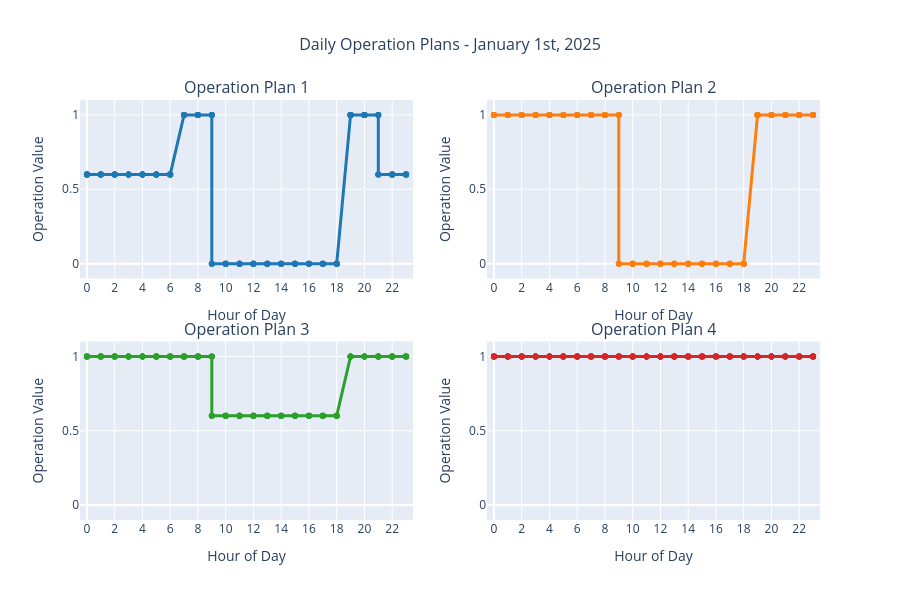
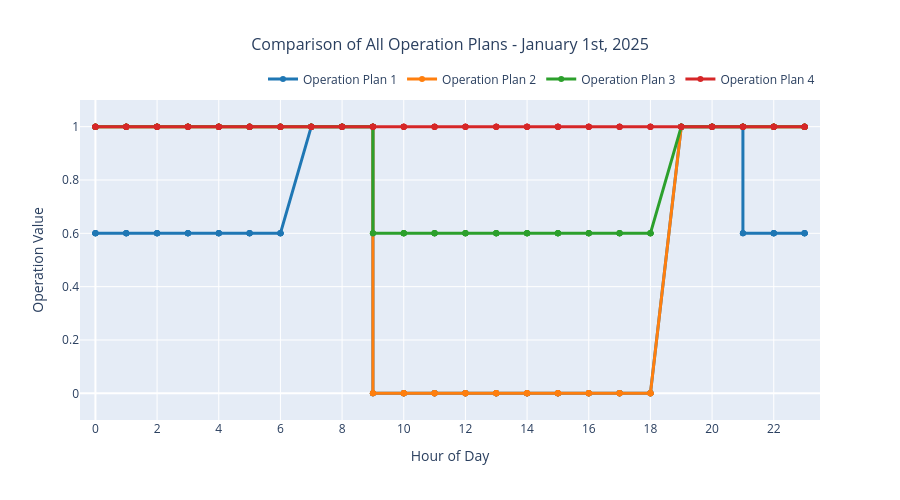
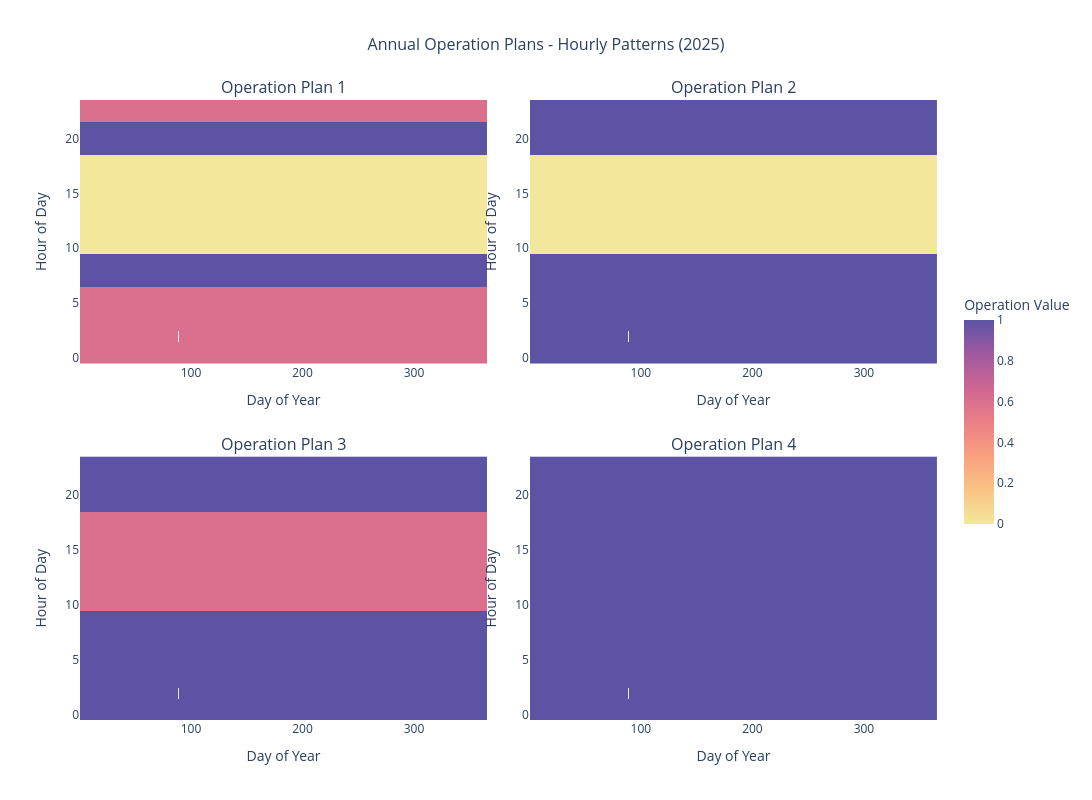
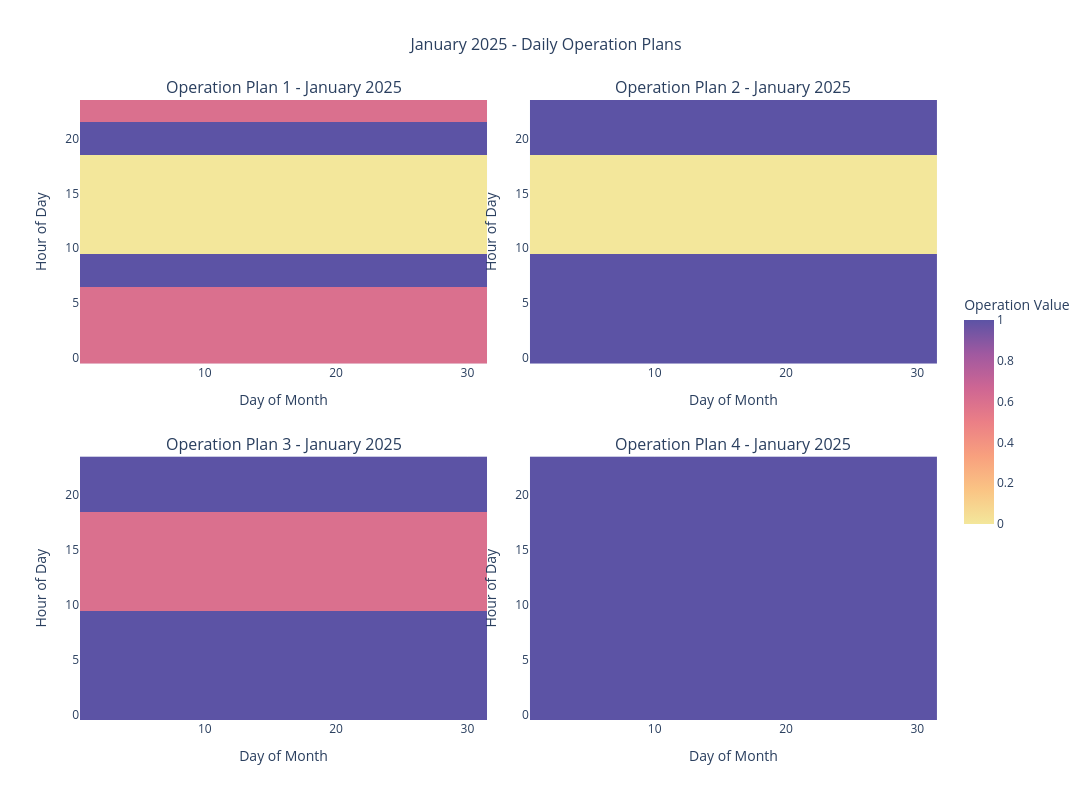

Source (notebook cell) for these figures, in order:
### Code cell
# Let's examine the operation patterns for the first few days
import plotly.graph_objects as go
import plotly.express as px
from plotly.subplots import make_subplots


annual_table = generate_annual_operation_table(op_plans, year=year, freq=freq, timezone=timezone, extra_cols=True)

# Show sample data for the first day
first_day = annual_table[annual_table['date'] == annual_table['date'].iloc[0]]
# print("Operation values for January 1st, 2025:")
# print(first_day[['operation_plan_1', 'operation_plan_2', 'operation_plan_3', 'operation_plan_4']])

# Create subplots for the operation plans
fig = make_subplots(
    rows=2, cols=2,
    subplot_titles=[f'Operation Plan {i+1}' for i in range(4)],
    vertical_spacing=0.15,
    horizontal_spacing=0.1
)

# Colors for each plan
colors = ['#1f77b4', '#ff7f0e', '#2ca02c', '#d62728']
height=600
width=900

# Add traces for each operation plan
for i in range(4):
    row = (i // 2) + 1
    col = (i % 2) + 1
    col_name = f'operation_plan_{i+1}'
    
    fig.add_trace(
        go.Scatter(
            x=first_day.index.hour,
            y=first_day[col_name],
            mode='lines+markers',
            name=f'Plan {i+1}',
            line=dict(color=colors[i], width=3),
            marker=dict(size=6),
            showlegend=False
        ),
        row=row, col=col
    )

# Update layout
fig.update_layout(
    title={
        'text': 'Daily Operation Plans - January 1st, 2025',
        'x': 0.5,
        'font': {'size': 16}
    },
    height=height,
    width=width
)

# Update x and y axes for all subplots
fig.update_xaxes(
    title_text="Hour of Day",
    tickmode='linear',
    tick0=0,
    dtick=2,
    range=[-0.5, 23.5]
)
fig.update_yaxes(
    title_text="Operation Value",
    range=[-0.1, 1.1]
)

fig.show()
fig.write_image(output_path / "daily_operation_plans_andasol.png", width=width, height=height)

# Create an overview plot comparing all operation plans
fig_overview = go.Figure()

operation_cols = [col for col in annual_table.columns if col.startswith('operation_plan')]

for i, col in enumerate(operation_cols):
    fig_overview.add_trace(
        go.Scatter(
            x=first_day.index.hour,
            y=first_day[col],
            mode='lines+markers',
            name=f'Operation Plan {i+1}',
            line=dict(color=colors[i], width=3),
            marker=dict(size=6)
        )
    )

height=500
width=900

fig_overview.update_layout(
    title={
        'text': 'Comparison of All Operation Plans - January 1st, 2025',
        'x': 0.5,
        'font': {'size': 16}
    },
    xaxis_title="Hour of Day",
    yaxis_title="Operation Value",
    xaxis=dict(
        tickmode='linear',
        tick0=0,
        dtick=2,
        range=[-0.5, 23.5]
    ),
    yaxis=dict(range=[-0.1, 1.1]),
    height=height,
    width=width,
    legend=dict(
        orientation="h",
        yanchor="bottom",
        y=1.02,
        xanchor="right",
        x=1
    )
)

fig_overview.show()
fig_overview.write_image(output_path / "overview_operation_plans_andasol.png", width=width, height=height)

# Summary statistics
# print("\nSummary statistics for operation plans:")
# print(annual_table[operation_cols].describe())

# Create continuous heatmaps showing operation patterns for the whole year

# Use continuous colorscale 'agsunset' for better visual appeal
# Add '_r' at the end to reverse the colorscale
colorscale = 'sunset'

# Create subplots for all operation plans
fig_heatmaps = make_subplots(
    rows=2, cols=2,
    subplot_titles=[f'Operation Plan {i+1}' for i in range(4)],
    vertical_spacing=0.15,
    horizontal_spacing=0.05,
    specs=[[{"type": "heatmap"}, {"type": "heatmap"}],
           [{"type": "heatmap"}, {"type": "heatmap"}]]
)

# Sample data for better visualization (every 7 days to show weekly patterns)
sample_data = annual_table[::7*24]  # Sample every week (7 days * 24 hours)

for plan_idx in range(4):
    row = (plan_idx // 2) + 1
    col = (plan_idx % 2) + 1
    col_name = f'operation_plan_{plan_idx+1}'
    
    # Pivot data for heatmap
    heatmap_data = annual_table.pivot_table(
        index=annual_table.index.hour,
        columns=annual_table.index.dayofyear,
        values=col_name,
        aggfunc='first'
    )
    
    # Add heatmap trace
    fig_heatmaps.add_trace(
        go.Heatmap(
            z=heatmap_data.values,
            x=heatmap_data.columns,
            y=heatmap_data.index,
            colorscale=colorscale,
            zmin=0.0,
            zmax=1.0,
            colorbar=dict(
                title="Operation Value",
                x=1.02 if col == 2 else None,
                len=0.4
            ) if plan_idx == 3 else None,  # Only show colorbar for last plot
            showscale=True if plan_idx == 3 else False
        ),
        row=row, col=col
    )

# Update layout
fig_heatmaps.update_layout(
    title={
        'text': 'Annual Operation Plans - Hourly Patterns (2025)',
        'x': 0.5,
        'font': {'size': 16}
    },
    height=800,
    width=1400
)

# Update x and y axes for all subplots
fig_heatmaps.update_xaxes(title_text="Day of Year")
fig_heatmaps.update_yaxes(title_text="Hour of Day")

fig_heatmaps.show()
fig_heatmaps.write_image(output_path / "annual_operation_plans_heatmaps_andasol.png", width=width, height=height)

# Create a more detailed view for a specific month (January)
january_data = annual_table[annual_table.index.month == 1]

fig_january = make_subplots(
    rows=2, cols=2,
    subplot_titles=[f'Operation Plan {i+1} - January 2025' for i in range(4)],
    vertical_spacing=0.15,
    horizontal_spacing=0.05
)

for plan_idx in range(4):
    row = (plan_idx // 2) + 1
    col = (plan_idx % 2) + 1
    col_name = f'operation_plan_{plan_idx+1}'
    
    # Pivot data for January heatmap
    january_heatmap = january_data.pivot_table(
        index=january_data.index.hour,
        columns=january_data.index.day,
        values=col_name,
        aggfunc='first'
    )
    
    fig_january.add_trace(
        go.Heatmap(
            z=january_heatmap.values,
            x=january_heatmap.columns,
            y=january_heatmap.index,
            colorscale=colorscale,
            zmin=0.0,
            zmax=1.0,
            colorbar=dict(
                title="Operation Value",
                x=1.02 if col == 2 else None,
                len=0.4
            ) if plan_idx == 3 else None,
            showscale=True if plan_idx == 3 else False
        ),
        row=row, col=col
    )

fig_january.update_layout(
    title={
        'text': 'January 2025 - Daily Operation Plans',
        'x': 0.5,
        'font': {'size': 16}
    },
    height=800,
    width=1200
)

fig_january.update_xaxes(title_text="Day of Month")
fig_january.update_yaxes(title_text="Hour of Day")

fig_january.show()
fig_january.write_image(output_path / "january_operation_plans_heatmaps_andasol.png", width=width, height=height)

### Figure 1 — Plotly figure (JSON) as saved in the notebook; plotly's stock layout.template omitted (floating-point values rounded to 4 significant figures; data arrays with more than 128 entries replaced by an {"elided": "..."} marker saying what was removed)
{"data": [{"line": {"color": "#1f77b4", "width": 3}, "marker": {"size": 6}, "mode": "lines+markers", "name": "Plan 1", "showlegend": false, "type": "scatter", "x": {"elided": "144 int values"}, "xaxis": "x", "y": {"elided": "144 float values"}, "yaxis": "y"}, {"line": {"color": "#ff7f0e", "width": 3}, "marker": {"size": 6}, "mode": "lines+markers", "name": "Plan 2", "showlegend": false, "type": "scatter", "x": {"elided": "144 int values"}, "xaxis": "x2", "y": {"elided": "144 float values"}, "yaxis": "y2"}, {"line": {"color": "#2ca02c", "width": 3}, "marker": {"size": 6}, "mode": "lines+markers", "name": "Plan 3", "showlegend": false, "type": "scatter", "x": {"elided": "144 int values"}, "xaxis": "x3", "y": {"elided": "144 float values"}, "yaxis": "y3"}, {"line": {"color": "#d62728", "width": 3}, "marker": {"size": 6}, "mode": "lines+markers", "name": "Plan 4", "showlegend": false, "type": "scatter", "x": {"elided": "144 int values"}, "xaxis": "x4", "y": {"elided": "144 float values"}, "yaxis": "y4"}], "layout": {"annotations": [{"font": {"size": 16}, "showarrow": false, "text": "Operation Plan 1", "x": 0.225, "xanchor": "center", "xref": "paper", "y": 1, "yanchor": "bottom", "yref": "paper"}, {"font": {"size": 16}, "showarrow": false, "text": "Operation Plan 2", "x": 0.775, "xanchor": "center", "xref": "paper", "y": 1, "yanchor": "bottom", "yref": "paper"}, {"font": {"size": 16}, "showarrow": false, "text": "Operation Plan 3", "x": 0.225, "xanchor": "center", "xref": "paper", "y": 0.425, "yanchor": "bottom", "yref": "paper"}, {"font": {"size": 16}, "showarrow": false, "text": "Operation Plan 4", "x": 0.775, "xanchor": "center", "xref": "paper", "y": 0.425, "yanchor": "bottom", "yref": "paper"}], "height": 600, "title": {"font": {"size": 16}, "text": "Daily Operation Plans - January 1st, 2025", "x": 0.5}, "width": 900, "xaxis": {"anchor": "y", "domain": [0, 0.45], "dtick": 2, "range": [-0.5, 23.5], "tick0": 0, "tickmode": "linear", "title": {"text": "Hour of Day"}}, "xaxis2": {"anchor": "y2", "domain": [0.55, 1], "dtick": 2, "range": [-0.5, 23.5], "tick0": 0, "tickmode": "linear", "title": {"text": "Hour of Day"}}, "xaxis3": {"anchor": "y3", "domain": [0, 0.45], "dtick": 2, "range": [-0.5, 23.5], "tick0": 0, "tickmode": "linear", "title": {"text": "Hour of Day"}}, "xaxis4": {"anchor": "y4", "domain": [0.55, 1], "dtick": 2, "range": [-0.5, 23.5], "tick0": 0, "tickmode": "linear", "title": {"text": "Hour of Day"}}, "yaxis": {"anchor": "x", "domain": [0.575, 1], "range": [-0.1, 1.1], "title": {"text": "Operation Value"}}, "yaxis2": {"anchor": "x2", "domain": [0.575, 1], "range": [-0.1, 1.1], "title": {"text": "Operation Value"}}, "yaxis3": {"anchor": "x3", "domain": [0, 0.425], "range": [-0.1, 1.1], "title": {"text": "Operation Value"}}, "yaxis4": {"anchor": "x4", "domain": [0, 0.425], "range": [-0.1, 1.1], "title": {"text": "Operation Value"}}}}

### Figure 2 — Plotly figure (JSON) as saved in the notebook; plotly's stock layout.template omitted (floating-point values rounded to 4 significant figures; data arrays with more than 128 entries replaced by an {"elided": "..."} marker saying what was removed)
{"data": [{"line": {"color": "#1f77b4", "width": 3}, "marker": {"size": 6}, "mode": "lines+markers", "name": "Operation Plan 1", "type": "scatter", "x": {"elided": "144 int values"}, "y": {"elided": "144 float values"}}, {"line": {"color": "#ff7f0e", "width": 3}, "marker": {"size": 6}, "mode": "lines+markers", "name": "Operation Plan 2", "type": "scatter", "x": {"elided": "144 int values"}, "y": {"elided": "144 float values"}}, {"line": {"color": "#2ca02c", "width": 3}, "marker": {"size": 6}, "mode": "lines+markers", "name": "Operation Plan 3", "type": "scatter", "x": {"elided": "144 int values"}, "y": {"elided": "144 float values"}}, {"line": {"color": "#d62728", "width": 3}, "marker": {"size": 6}, "mode": "lines+markers", "name": "Operation Plan 4", "type": "scatter", "x": {"elided": "144 int values"}, "y": {"elided": "144 float values"}}], "layout": {"height": 500, "legend": {"orientation": "h", "x": 1, "xanchor": "right", "y": 1.02, "yanchor": "bottom"}, "title": {"font": {"size": 16}, "text": "Comparison of All Operation Plans - January 1st, 2025", "x": 0.5}, "width": 900, "xaxis": {"dtick": 2, "range": [-0.5, 23.5], "tick0": 0, "tickmode": "linear", "title": {"text": "Hour of Day"}}, "yaxis": {"range": [-0.1, 1.1], "title": {"text": "Operation Value"}}}}

### Figure 3 — Plotly figure (JSON) as saved in the notebook; plotly's stock layout.template omitted (floating-point values rounded to 4 significant figures; data arrays with more than 128 entries replaced by an {"elided": "..."} marker saying what was removed)
{"data": [{"colorscale": [[0, "rgb(243, 231, 155)"], [0.1667, "rgb(250, 196, 132)"], [0.3333, "rgb(248, 160, 126)"], [0.5, "rgb(235, 127, 134)"], [0.6667, "rgb(206, 102, 147)"], [0.8333, "rgb(160, 89, 160)"], [1, "rgb(92, 83, 165)"]], "showscale": false, "type": "heatmap", "x": {"elided": "365 int values"}, "xaxis": "x", "y": [0, 1, 2, 3, 4, 5, 6, 7, 8, 9, 10, 11, 12, 13, 14, 15, 16, 17, 18, 19, 20, 21, 22, 23], "yaxis": "y", "z": {"elided": "24x365 float values"}, "zmax": 1, "zmin": 0}, {"colorscale": [[0, "rgb(243, 231, 155)"], [0.1667, "rgb(250, 196, 132)"], [0.3333, "rgb(248, 160, 126)"], [0.5, "rgb(235, 127, 134)"], [0.6667, "rgb(206, 102, 147)"], [0.8333, "rgb(160, 89, 160)"], [1, "rgb(92, 83, 165)"]], "showscale": false, "type": "heatmap", "x": {"elided": "365 int values"}, "xaxis": "x2", "y": [0, 1, 2, 3, 4, 5, 6, 7, 8, 9, 10, 11, 12, 13, 14, 15, 16, 17, 18, 19, 20, 21, 22, 23], "yaxis": "y2", "z": {"elided": "24x365 float values"}, "zmax": 1, "zmin": 0}, {"colorscale": [[0, "rgb(243, 231, 155)"], [0.1667, "rgb(250, 196, 132)"], [0.3333, "rgb(248, 160, 126)"], [0.5, "rgb(235, 127, 134)"], [0.6667, "rgb(206, 102, 147)"], [0.8333, "rgb(160, 89, 160)"], [1, "rgb(92, 83, 165)"]], "showscale": false, "type": "heatmap", "x": {"elided": "365 int values"}, "xaxis": "x3", "y": [0, 1, 2, 3, 4, 5, 6, 7, 8, 9, 10, 11, 12, 13, 14, 15, 16, 17, 18, 19, 20, 21, 22, 23], "yaxis": "y3", "z": {"elided": "24x365 float values"}, "zmax": 1, "zmin": 0}, {"colorbar": {"len": 0.4, "title": {"text": "Operation Value"}, "x": 1.02}, "colorscale": [[0, "rgb(243, 231, 155)"], [0.1667, "rgb(250, 196, 132)"], [0.3333, "rgb(248, 160, 126)"], [0.5, "rgb(235, 127, 134)"], [0.6667, "rgb(206, 102, 147)"], [0.8333, "rgb(160, 89, 160)"], [1, "rgb(92, 83, 165)"]], "showscale": true, "type": "heatmap", "x": {"elided": "365 int values"}, "xaxis": "x4", "y": [0, 1, 2, 3, 4, 5, 6, 7, 8, 9, 10, 11, 12, 13, 14, 15, 16, 17, 18, 19, 20, 21, 22, 23], "yaxis": "y4", "z": {"elided": "24x365 float values"}, "zmax": 1, "zmin": 0}], "layout": {"annotations": [{"font": {"size": 16}, "showarrow": false, "text": "Operation Plan 1", "x": 0.2375, "xanchor": "center", "xref": "paper", "y": 1, "yanchor": "bottom", "yref": "paper"}, {"font": {"size": 16}, "showarrow": false, "text": "Operation Plan 2", "x": 0.7625, "xanchor": "center", "xref": "paper", "y": 1, "yanchor": "bottom", "yref": "paper"}, {"font": {"size": 16}, "showarrow": false, "text": "Operation Plan 3", "x": 0.2375, "xanchor": "center", "xref": "paper", "y": 0.425, "yanchor": "bottom", "yref": "paper"}, {"font": {"size": 16}, "showarrow": false, "text": "Operation Plan 4", "x": 0.7625, "xanchor": "center", "xref": "paper", "y": 0.425, "yanchor": "bottom", "yref": "paper"}], "height": 800, "title": {"font": {"size": 16}, "text": "Annual Operation Plans - Hourly Patterns (2025)", "x": 0.5}, "width": 1400, "xaxis": {"anchor": "y", "domain": [0, 0.475], "title": {"text": "Day of Year"}}, "xaxis2": {"anchor": "y2", "domain": [0.525, 1], "title": {"text": "Day of Year"}}, "xaxis3": {"anchor": "y3", "domain": [0, 0.475], "title": {"text": "Day of Year"}}, "xaxis4": {"anchor": "y4", "domain": [0.525, 1], "title": {"text": "Day of Year"}}, "yaxis": {"anchor": "x", "domain": [0.575, 1], "title": {"text": "Hour of Day"}}, "yaxis2": {"anchor": "x2", "domain": [0.575, 1], "title": {"text": "Hour of Day"}}, "yaxis3": {"anchor": "x3", "domain": [0, 0.425], "title": {"text": "Hour of Day"}}, "yaxis4": {"anchor": "x4", "domain": [0, 0.425], "title": {"text": "Hour of Day"}}}}

### Figure 4 — Plotly figure (JSON) as saved in the notebook; plotly's stock layout.template omitted (floating-point values rounded to 4 significant figures; data arrays with more than 128 entries replaced by an {"elided": "..."} marker saying what was removed)
{"data": [{"colorscale": [[0, "rgb(243, 231, 155)"], [0.1667, "rgb(250, 196, 132)"], [0.3333, "rgb(248, 160, 126)"], [0.5, "rgb(235, 127, 134)"], [0.6667, "rgb(206, 102, 147)"], [0.8333, "rgb(160, 89, 160)"], [1, "rgb(92, 83, 165)"]], "showscale": false, "type": "heatmap", "x": [1, 2, 3, 4, 5, 6, 7, 8, 9, 10, 11, 12, 13, 14, 15, 16, 17, 18, 19, 20, 21, 22, 23, 24, 25, 26, 27, 28, 29, 30, 31], "xaxis": "x", "y": [0, 1, 2, 3, 4, 5, 6, 7, 8, 9, 10, 11, 12, 13, 14, 15, 16, 17, 18, 19, 20, 21, 22, 23], "yaxis": "y", "z": {"elided": "24x31 float values"}, "zmax": 1, "zmin": 0}, {"colorscale": [[0, "rgb(243, 231, 155)"], [0.1667, "rgb(250, 196, 132)"], [0.3333, "rgb(248, 160, 126)"], [0.5, "rgb(235, 127, 134)"], [0.6667, "rgb(206, 102, 147)"], [0.8333, "rgb(160, 89, 160)"], [1, "rgb(92, 83, 165)"]], "showscale": false, "type": "heatmap", "x": [1, 2, 3, 4, 5, 6, 7, 8, 9, 10, 11, 12, 13, 14, 15, 16, 17, 18, 19, 20, 21, 22, 23, 24, 25, 26, 27, 28, 29, 30, 31], "xaxis": "x2", "y": [0, 1, 2, 3, 4, 5, 6, 7, 8, 9, 10, 11, 12, 13, 14, 15, 16, 17, 18, 19, 20, 21, 22, 23], "yaxis": "y2", "z": {"elided": "24x31 float values"}, "zmax": 1, "zmin": 0}, {"colorscale": [[0, "rgb(243, 231, 155)"], [0.1667, "rgb(250, 196, 132)"], [0.3333, "rgb(248, 160, 126)"], [0.5, "rgb(235, 127, 134)"], [0.6667, "rgb(206, 102, 147)"], [0.8333, "rgb(160, 89, 160)"], [1, "rgb(92, 83, 165)"]], "showscale": false, "type": "heatmap", "x": [1, 2, 3, 4, 5, 6, 7, 8, 9, 10, 11, 12, 13, 14, 15, 16, 17, 18, 19, 20, 21, 22, 23, 24, 25, 26, 27, 28, 29, 30, 31], "xaxis": "x3", "y": [0, 1, 2, 3, 4, 5, 6, 7, 8, 9, 10, 11, 12, 13, 14, 15, 16, 17, 18, 19, 20, 21, 22, 23], "yaxis": "y3", "z": {"elided": "24x31 float values"}, "zmax": 1, "zmin": 0}, {"colorbar": {"len": 0.4, "title": {"text": "Operation Value"}, "x": 1.02}, "colorscale": [[0, "rgb(243, 231, 155)"], [0.1667, "rgb(250, 196, 132)"], [0.3333, "rgb(248, 160, 126)"], [0.5, "rgb(235, 127, 134)"], [0.6667, "rgb(206, 102, 147)"], [0.8333, "rgb(160, 89, 160)"], [1, "rgb(92, 83, 165)"]], "showscale": true, "type": "heatmap", "x": [1, 2, 3, 4, 5, 6, 7, 8, 9, 10, 11, 12, 13, 14, 15, 16, 17, 18, 19, 20, 21, 22, 23, 24, 25, 26, 27, 28, 29, 30, 31], "xaxis": "x4", "y": [0, 1, 2, 3, 4, 5, 6, 7, 8, 9, 10, 11, 12, 13, 14, 15, 16, 17, 18, 19, 20, 21, 22, 23], "yaxis": "y4", "z": {"elided": "24x31 float values"}, "zmax": 1, "zmin": 0}], "layout": {"annotations": [{"font": {"size": 16}, "showarrow": false, "text": "Operation Plan 1 - January 2025", "x": 0.2375, "xanchor": "center", "xref": "paper", "y": 1, "yanchor": "bottom", "yref": "paper"}, {"font": {"size": 16}, "showarrow": false, "text": "Operation Plan 2 - January 2025", "x": 0.7625, "xanchor": "center", "xref": "paper", "y": 1, "yanchor": "bottom", "yref": "paper"}, {"font": {"size": 16}, "showarrow": false, "text": "Operation Plan 3 - January 2025", "x": 0.2375, "xanchor": "center", "xref": "paper", "y": 0.425, "yanchor": "bottom", "yref": "paper"}, {"font": {"size": 16}, "showarrow": false, "text": "Operation Plan 4 - January 2025", "x": 0.7625, "xanchor": "center", "xref": "paper", "y": 0.425, "yanchor": "bottom", "yref": "paper"}], "height": 800, "title": {"font": {"size": 16}, "text": "January 2025 - Daily Operation Plans", "x": 0.5}, "width": 1200, "xaxis": {"anchor": "y", "domain": [0, 0.475], "title": {"text": "Day of Month"}}, "xaxis2": {"anchor": "y2", "domain": [0.525, 1], "title": {"text": "Day of Month"}}, "xaxis3": {"anchor": "y3", "domain": [0, 0.475], "title": {"text": "Day of Month"}}, "xaxis4": {"anchor": "y4", "domain": [0.525, 1], "title": {"text": "Day of Month"}}, "yaxis": {"anchor": "x", "domain": [0.575, 1], "title": {"text": "Hour of Day"}}, "yaxis2": {"anchor": "x2", "domain": [0.575, 1], "title": {"text": "Hour of Day"}}, "yaxis3": {"anchor": "x3", "domain": [0, 0.425], "title": {"text": "Hour of Day"}}, "yaxis4": {"anchor": "x4", "domain": [0, 0.425], "title": {"text": "Hour of Day"}}}}
